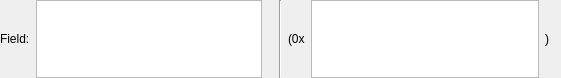
<?xml version="1.0" encoding="UTF-8"?>
<ui version="4.0">
 <class>ArrayListRawDataFieldWidget</class>
 <widget class="QWidget" name="ArrayListRawDataFieldWidget">
  <property name="geometry">
   <rect>
    <x>0</x>
    <y>0</y>
    <width>561</width>
    <height>78</height>
   </rect>
  </property>
  <property name="windowTitle">
   <string>Array List Raw Data Field</string>
  </property>
  <layout class="QHBoxLayout" name="horizontalLayout_3" stretch="1,0,1">
   <property name="leftMargin">
    <number>0</number>
   </property>
   <property name="topMargin">
    <number>0</number>
   </property>
   <property name="rightMargin">
    <number>0</number>
   </property>
   <property name="bottomMargin">
    <number>0</number>
   </property>
   <item>
    <widget class="QWidget" name="m_valueWidget" native="true">
     <layout class="QHBoxLayout" name="horizontalLayout">
      <property name="leftMargin">
       <number>0</number>
      </property>
      <property name="topMargin">
       <number>0</number>
      </property>
      <property name="rightMargin">
       <number>0</number>
      </property>
      <property name="bottomMargin">
       <number>0</number>
      </property>
      <item>
       <widget class="QLabel" name="m_nameLabel">
        <property name="text">
         <string>Field:</string>
        </property>
       </widget>
      </item>
      <item>
       <widget class="QPlainTextEdit" name="m_valuePlainTextEdit">
        <property name="sizeAdjustPolicy">
         <enum>QAbstractScrollArea::AdjustIgnored</enum>
        </property>
       </widget>
      </item>
      <item>
       <spacer name="horizontalSpacer">
        <property name="orientation">
         <enum>Qt::Horizontal</enum>
        </property>
        <property name="sizeHint" stdset="0">
         <size>
          <width>40</width>
          <height>20</height>
         </size>
        </property>
       </spacer>
      </item>
     </layout>
    </widget>
   </item>
   <item>
    <widget class="Line" name="m_sepLine">
     <property name="orientation">
      <enum>Qt::Vertical</enum>
     </property>
    </widget>
   </item>
   <item>
    <widget class="QWidget" name="m_serValueWidget" native="true">
     <layout class="QHBoxLayout" name="horizontalLayout_2">
      <property name="leftMargin">
       <number>0</number>
      </property>
      <property name="topMargin">
       <number>0</number>
      </property>
      <property name="rightMargin">
       <number>0</number>
      </property>
      <property name="bottomMargin">
       <number>0</number>
      </property>
      <item>
       <widget class="QLabel" name="m_serFrontLabel">
        <property name="text">
         <string>(0x</string>
        </property>
       </widget>
      </item>
      <item>
       <widget class="QPlainTextEdit" name="m_serValuePlainTextEdit">
        <property name="sizeAdjustPolicy">
         <enum>QAbstractScrollArea::AdjustIgnored</enum>
        </property>
        <property name="readOnly">
         <bool>true</bool>
        </property>
       </widget>
      </item>
      <item>
       <widget class="QLabel" name="m_serBackLabel">
        <property name="text">
         <string>)</string>
        </property>
       </widget>
      </item>
      <item>
       <spacer name="horizontalSpacer_2">
        <property name="orientation">
         <enum>Qt::Horizontal</enum>
        </property>
        <property name="sizeHint" stdset="0">
         <size>
          <width>40</width>
          <height>20</height>
         </size>
        </property>
       </spacer>
      </item>
     </layout>
    </widget>
   </item>
  </layout>
 </widget>
 <resources/>
 <connections/>
</ui>
